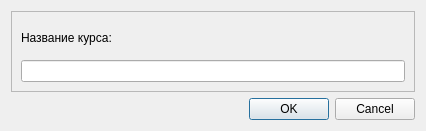
<?xml version="1.0" encoding="UTF-8"?>
<ui version="4.0">
 <class>newKursDialog</class>
 <widget class="QDialog" name="newKursDialog">
  <property name="geometry">
   <rect>
    <x>0</x>
    <y>0</y>
    <width>426</width>
    <height>131</height>
   </rect>
  </property>
  <property name="windowTitle">
   <string>Новый курс</string>
  </property>
  <layout class="QVBoxLayout" name="verticalLayout">
   <item>
    <widget class="QFrame" name="frame">
     <property name="frameShape">
      <enum>QFrame::StyledPanel</enum>
     </property>
     <property name="frameShadow">
      <enum>QFrame::Raised</enum>
     </property>
     <layout class="QVBoxLayout" name="verticalLayout_2">
      <item>
       <widget class="QLabel" name="label">
        <property name="text">
         <string>Название курса:</string>
        </property>
       </widget>
      </item>
      <item>
       <widget class="QLineEdit" name="nameEdit"/>
      </item>
     </layout>
    </widget>
   </item>
   <item>
    <widget class="QDialogButtonBox" name="buttonBox">
     <property name="orientation">
      <enum>Qt::Horizontal</enum>
     </property>
     <property name="standardButtons">
      <set>QDialogButtonBox::Cancel|QDialogButtonBox::Ok</set>
     </property>
    </widget>
   </item>
  </layout>
 </widget>
 <resources/>
 <connections>
  <connection>
   <sender>buttonBox</sender>
   <signal>accepted()</signal>
   <receiver>newKursDialog</receiver>
   <slot>accept()</slot>
   <hints>
    <hint type="sourcelabel">
     <x>248</x>
     <y>254</y>
    </hint>
    <hint type="destinationlabel">
     <x>157</x>
     <y>274</y>
    </hint>
   </hints>
  </connection>
  <connection>
   <sender>buttonBox</sender>
   <signal>rejected()</signal>
   <receiver>newKursDialog</receiver>
   <slot>reject()</slot>
   <hints>
    <hint type="sourcelabel">
     <x>316</x>
     <y>260</y>
    </hint>
    <hint type="destinationlabel">
     <x>286</x>
     <y>274</y>
    </hint>
   </hints>
  </connection>
 </connections>
</ui>
